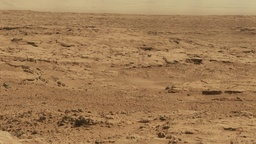
#> input picture gauche.jpg, 256 x 144 px, shrunk from 2000 x 1127 before the run
$ python test.py
#> lines starting #> are read from the running program, lines starting #| are printed output that depends on the picture
### scaleSpace.py
import numpy as np
import scipy.signal as sig
from basicOperations import *


#attention : les octaves sont numérotées à partir de zéro
def pyramideDeGaussiennes(image_initiale,s,no_octave):
    n = 21 # TODO:  Taille du masque
    k = 2 ** (1 / s)
    n_pad = int((n - 1) / 2)
    sigma = 1.6 # Choix le sigma initial
    n_im, m_im = np.shape(image_initiale)
    image_octave = image_initiale[0:n_im:2**no_octave, 0:m_im:2**no_octave]
    n_im, m_im = np.shape(image_octave)
    n_im_pad = n_im + n - 1  # (équivalent à n_im + 2*n_pad)
    m_im_pad = m_im + n - 1
    gaussienne_list_pad = np.zeros((n_im_pad, m_im_pad, s + 3))
    sigma_list=np.zeros(s+3)
    for j in range(0, s + 3):
        G = gaussian_filter(n, (k ** j) * sigma)
        sigma_list[j]=k ** j * sigma
        gaussienne_list_pad[:, :, j] = sig.convolve2d(image_octave, G)
    gaussienne_list = gaussienne_list_pad[n_pad:n_im_pad - n_pad, n_pad:m_im_pad - n_pad,:] #TODO: peut être un décalage
    return gaussienne_list, sigma_list


#attention : on renvoie une liste de sigma unique pour toutes les octaves
def differenceDeGaussiennes(image_initiale,s,nb_octave):
    DoG_all_octave = []
    sigma_list = []
    for i in range(nb_octave):
        gaussienne_list, sigma_list = pyramideDeGaussiennes(image_initiale, s, i)
        n_im, m_im, s_im = np.shape(gaussienne_list)
        DoG_list = np.zeros((n_im, m_im, s_im - 1))
        for j in range(0, s_im - 1):
            DoG_list[:, :, j] = gaussienne_list[:, :, j + 1] - gaussienne_list[:, :, j]
        DoG_all_octave.append( DoG_list)
    return DoG_all_octave, sigma_list

### keypointDetection.py
import numpy as np
from basicOperations import *
from scaleSpace import *


def detectionExtrema(DoG):
    # Pour l'instant on se contente de regarder à l'intérieur du cube de l'octave
    # Il faudra gérer les effets au niveau des bords du cube
    # Renvoyé pour les indices (i,j,s) = (y,x,s)
    n,m, nb_sigma= np.shape(DoG)
    extrema_list = np.empty((0, 3), int)
    #TODO: Optimiser la fonction
    for s in range(1, nb_sigma-1):
        for y in range(1, n-1):
            for x in range(1, m-1):
                # Si le maximum au centre des 24 pixels
                maxi = False
                mini = False
                #optimisation du calcul des extrema (plutôt qu'un appel à argmin et argmax)
                cube = DoG[y - 1:y + 2, x - 1:x + 2, s - 1:s + 2]
                zz = 1
                ww = 1
                qq = 1
                mid = cube[zz, ww, qq]
                if cube[zz-1, ww-1, qq-1] > mid:
                    mini = cube[zz-1, ww-1, qq] > mid and(
                        cube[zz-1, ww-1, qq+1] > mid and
                        cube[zz - 1, ww, qq - 1] > mid and
                        cube[zz - 1, ww, qq] > mid and
                        cube[zz - 1, ww, qq + 1] > mid and
                        cube[zz - 1, ww + 1, qq - 1] > mid and
                        cube[zz - 1, ww + 1, qq] > mid and
                        cube[zz - 1, ww + 1, qq + 1] > mid and
                        cube[zz, ww - 1, qq - 1] > mid and
                        cube[zz, ww - 1, qq] > mid and
                        cube[zz, ww - 1, qq + 1] > mid and
                        cube[zz, ww, qq-1] > mid and
                        cube[zz, ww, qq+1] > mid and
                        cube[zz, ww-1, qq-1] > mid and
                        cube[zz, ww-1, qq] > mid and
                        cube[zz, ww-1, qq+1] > mid and
                        cube[zz + 1, ww - 1, qq - 1] > mid and
                        cube[zz + 1, ww - 1, qq] > mid and
                        cube[zz + 1, ww - 1, qq + 1] > mid and
                        cube[zz + 1, ww, qq - 1] > mid and
                        cube[zz + 1, ww, qq] > mid and
                        cube[zz + 1, ww, qq + 1] > mid and
                        cube[zz + 1, ww + 1, qq - 1] > mid and
                        cube[zz + 1, ww + 1, qq] > mid and
                        cube[zz + 1, ww + 1, qq + 1] > mid)

                if cube[zz - 1, ww - 1, qq - 1] < mid:
                    maxi = cube[zz - 1, ww - 1, qq] < mid and (
                        cube[zz - 1, ww - 1, qq + 1] < mid and
                        cube[zz - 1, ww, qq - 1] < mid and
                        cube[zz - 1, ww, qq] < mid and
                        cube[zz - 1, ww, qq + 1] < mid and
                        cube[zz - 1, ww + 1, qq - 1] < mid and
                        cube[zz - 1, ww + 1, qq] < mid and
                        cube[zz - 1, ww + 1, qq + 1] < mid and
                        cube[zz, ww - 1, qq - 1] < mid and
                        cube[zz, ww - 1, qq] < mid and
                        cube[zz, ww - 1, qq + 1] < mid and
                        cube[zz, ww, qq - 1] < mid and
                        cube[zz, ww, qq + 1] < mid and
                        cube[zz, ww - 1, qq - 1] < mid and
                        cube[zz, ww - 1, qq] < mid and
                        cube[zz, ww - 1, qq + 1] < mid and
                        cube[zz + 1, ww - 1, qq - 1] < mid and
                        cube[zz + 1, ww - 1, qq] < mid and
                        cube[zz + 1, ww - 1, qq + 1] < mid and
                        cube[zz + 1, ww, qq - 1] < mid and
                        cube[zz + 1, ww, qq] < mid and
                        cube[zz + 1, ww, qq + 1] < mid and
                        cube[zz + 1, ww + 1, qq - 1] < mid and
                        cube[zz + 1, ww + 1, qq] < mid and
                        cube[zz + 1, ww + 1, qq + 1] < mid)

                if maxi or mini:
                    extrema_list = np.vstack((extrema_list, [y, x, s]))

    print(np.size(extrema_list,0))
    return extrema_list

# retire les extrema de trop faible contraste
def detectionContraste(DoG,extrema_list,seuil_contraste,D_grad,D_H):
    list_size = np.size(extrema_list, 0)
    contraste = np.ones(list_size, dtype=bool)

    for i in range(0, list_size):
        x = extrema_list[i, :] # Vecteur x = y,x,s

        # [37 lines of commented-out code are left out]
        if abs(DoG[tuple(x)]) < seuil_contraste:
            contraste[i] = False

    extrema_contraste_list = extrema_list[contraste]
    print(np.size(extrema_contraste_list, 0))
    return extrema_contraste_list

#retire les extrema situés sur des arêtes
def detectionEdges(DoG,r,extrema_list):
    list_size = np.size(extrema_list, 0)
    bord = np.ones(list_size, dtype=bool)

    y = extrema_list[:, 0]
    x = extrema_list[:, 1]
    s = extrema_list[:, 2]

    for i in range(0, list_size):
        D = DoG[:, :, s[i]]
        [[Dxx, Dxy], [Dyx, Dyy]] = hessienne(D)
        TrH = Dxx[y[i], x[i]] + Dyy[y[i], x[i]]
        DetH = Dxx[y[i], x[i]] * Dyy[y[i], x[i]] - (Dxy[y[i], x[i]]) ** 2
        if TrH ** 2 / DetH >= (r + 1) ** 2 / r:
            bord[i] = False
    extrema_bords_list = extrema_list[bord]
    print(np.size(extrema_bords_list, 0))
    return extrema_bords_list

#compte le nombre le points clés avant et après chaque étape d'afinage
# [16 lines left out: function compteurExtrema, not called in this run]


#a pour but de supprimer les points clés trop près du bord pour pouvoir ensuite calculer sans souci le descripteur
# descriptorSize décrit le "rayon" du descripteur (usuellement 8 ou 16 pixels)
def suppressionBordsImage(extrema, xSize, ySize, descriptorSize):
    l =  np.empty((0, 3), int)

    xmin = descriptorSize
    xmax = xSize - descriptorSize
    ymin = descriptorSize
    ymax = ySize - descriptorSize
    for e in extrema:
        if e[0] > xmin and e[0] < xmax and e[1] > ymin and e[1] < ymax:
            l = np.vstack((l, e))
    return l


#2.2 Détection des points clés
#on note qu'on utilise pas sigma
def detectionPointsCles(DoG, sigma, seuil_contraste, r_courb_principale, resolution_octave):
    # Pourquoi a t-on besoin de sigma?

    #ne fonctionne pas toujours
    #D_grad=gradient(DoG)
    #D_H = hessienne(DoG)

    D_grad = 0
    D_H = 0

    extrema = detectionExtrema(DoG)


    extrema_contraste = detectionContraste(DoG, extrema,seuil_contraste,D_grad,D_H)
    extrema_edges = detectionEdges(DoG, r_courb_principale, extrema_contraste)
    xsize, ysize = DoG.shape[0:2]
    # pour avoir des valeurs valides après rotation (dans la partie descripteur),
    # on enlève les points à 8*sqrt(2) du bord, soit à moins de 12
    extrema_final = suppressionBordsImage(extrema_edges, xsize, ysize, 12)

    return extrema_final

### basicOperations.py
import numpy as np


def gradient(image):
    if image.ndim==2:
        n,m = np.shape(image)
        gradx=np.zeros((n,m))
        grady = np.zeros((n, m))

        gradx[:,1:-1] = (image[:,2:m]-image[:,0:m-2])/2
        gradx[:,-1] = image[:, -1] - image[:, -2]
        gradx[:, 0] = image[:, 1] - image[:, 0]

        grady[1:-1,:] = (image[2:n, :] - image[0:n - 2, :]) / 2
        grady[-1,:] = image[-1,:] - image[-2,:]
        grady[0,:] = image[1,:] - image[0,:]
        return [grady,gradx]
    elif image.ndim==3:
        n, m, p = np.shape(image)
        gradx = np.zeros((n, m, p))
        grady = np.zeros((n, m, p))
        grads = np.zeros((n, m, p))

        gradx[:, 1:-1,:] = (image[:, 2:m,:] - image[:, 0:m - 2,:]) / 2
        gradx[:, -1,:] = image[:, -1,:] - image[:, -2,:]
        gradx[:, 0,:] = image[:, 1,:] - image[:, 0,:]

        grady[1:-1, :,:] = (image[2:n, :,:] - image[0:n - 2, :,:]) / 2
        grady[-1, :,:] = image[-1, :,:] - image[-2, :,:]
        grady[0, :,:] = image[1, :,:] - image[0, :,:]

        grads[:,:,1:-1] = (image[:,:,2:p] - image[:,:,0:p - 2]) / 2
        grads[:,:,-1] = image[:,:,-1] - image[:,:,-2]
        grads[:,:,0] = image[:,:,1] - image[:,:,0]
        return [grady, gradx, grads]

def hessienne(image):
    if image.ndim==2:
        Dy, Dx = gradient(image)
        Dyy, Dyx = gradient(Dy)
        Dxy, Dxx = gradient(Dx)
        return [[Dyy,Dyx],[Dxy,Dxx]]
    if image.ndim==3:
        Dy, Dx, Ds = gradient(image)
        Dyy, Dyx , Dys = gradient(Dy)
        Dxy, Dxx, Dxs = gradient(Dx)
        Dsy, Dsx, Dss = gradient(Ds)
        return [[Dyy,Dyx,Dys],[Dxy,Dxx,Dxs],[Dsy,Dsx,Dss]]


def gaussian_filter(n,sigma):
    if sigma == 0:
        G = np.zeros((n, n))
        centre = int((n-1)/2)
        G[centre, centre] = 1
    else:
        x = np.linspace(-(n - 1) / 2, (n - 1) / 2, n)
        xv, yv = np.meshgrid(x, x)
        G = 1 / (2 * np.pi * sigma ** 2) * np.exp(-(xv ** 2 + yv ** 2) / (2 * sigma ** 2))
        G = G / sum(sum(G))
    return G

### keypointDescriptor.py
import numpy as np
import math
import sys
import scipy.signal
import matplotlib.pyplot as plt
import matplotlib.image as mpimg
import scipy.signal as sig
import time
# from scaleSpace import *
from timeDecorator import timeit
from basicOperations import *


def orientationPointsCles(points_cles_list,L, sigma_list):
    # Prend la liste des points clés ainsi que les images blurred (et les sigma correspondant)
    # Renvoie la liste des points clés assignés à une ou plusieurs orientations
    points_cles_orientes_list = np.empty((0, 4))
    # Parcourt des différents points clés et assignatiton d'orientation pour chacun
    for i in range(0, np.size(points_cles_list, 0)):
        point_cle = points_cles_list[i]
        points_cles_orientes = orientationPointCle(point_cle, L, sigma_list)
        points_cles_orientes_list = np.vstack((points_cles_orientes_list, points_cles_orientes))
    return points_cles_orientes_list

def orientationPointCle(point_cle,L,sigma_list):
    # QUESTION : Quel sigma on choisi? La borne inférieure ou la borne supérieur? (car les points clés sont repérés
    # par rapport à la DoG et là on retourne sur L
    y, x, s = point_cle # Pour le test
    R = 4  # Rayon de la zone de voisinage
    n = 2 * R + 1 # Taille du masque
    L_grady, L_gradx = gradient(L[:, :, s])
    # On travaille avec des vecteurs pour tous les pixels -> flatten()
    G = gaussian_filter(n, 1.5 * sigma_list[s]).flatten() # Filtre gaussien

    points_cles_orientes = np.empty((0, 4))
    # Calcul des matrices de d'amplitude et d'orientation pour chaque point du voisinage et conversion en vecteur
    mat_m = np.sqrt((2 * L_gradx[y - R:y + R + 1, x - R:x + R + 1]) ** 2 + (
    2 * L_grady[y - R:y + R + 1, x - R:x + R + 1]) ** 2).flatten()
    mat_theta = np.arctan2(L_grady[y - R:y + R + 1, x - R:x + R + 1],
                           L_gradx[y - R:y + R + 1, x - R:x + R + 1]).flatten() + np.pi
    n_bins=36
    inervalles = np.linspace(0, 2 * np.pi, n_bins+1)  # 37 éléments donc 36 intervalles
    hist = np.zeros(n_bins)
    for i in range(0, n_bins):
        bool1 = mat_theta > inervalles[i]
        bool2 = mat_theta < inervalles[i + 1]  # Obligé de créer des variables, triste langage de programmation..
        # Numéros des pixels situés dans l'intervalle en question
        pixels_inervalle = np.nonzero(bool1 & bool2)
        # Pondération par la fenêtre gaussienne et normalisation par l'amplitude
        hist[i] = sum(G[pixels_inervalle] / mat_m[pixels_inervalle])

    orientations_ind = np.nonzero(hist > 0.8 * np.max(hist))
    orientations = inervalles[orientations_ind] + (
                                                  2 * np.pi / n_bins) / 2  # On prend la valeur médiane de l'intervalle (pas de 2pi/36)
    for orientation in orientations:  # Peut être moyen de le faire plus court..
        points_cles_orientes = np.vstack((points_cles_orientes, [y, x, s, orientation]))

    return points_cles_orientes


# [76 lines left out: functions rotationGradient, descripteurPointCle, not called in this run]

### timeDecorator.py
import time


#decorateur pour avoir les performances en temps
def timeit(method):
    # [11 lines left out: function timed, not called in this run]
    return timed

### test.py
import numpy as np
import math
import sys
import scipy.signal
import matplotlib.pyplot as plt
import matplotlib.image as mpimg
import scipy.signal as sig
import time
from keypointDetection import *
from scaleSpace import *
from timeDecorator import timeit
from keypointDescriptor import *
from keypointDetection import *
from scaleSpace import *
from premierstests import *
from matchingPoints import *


#fichier utilisé pour obtenir les figures ne faisant pas partie du pipeline de base.
#les fonctions portent le nom


# [79 lines left out: functions question1_1, question1_2, question2_2, question2_3and4, not called in this run]

def question2_5(image, nb_octave, s):
 scale=10
 r_courb_principale = 10
 seuil_contraste = 0.03
 DoG_list, sigma_list = differenceDeGaussiennes(image, s, nb_octave)

 extrema_final_list = []
 for octave in range(nb_octave):
  print("Detection des points-clés dans l'octave " + str(octave))
  t = time.time()
  DoG = DoG_list[octave]
  extrema = detectionPointsCles(DoG, sigma_list, seuil_contraste, r_courb_principale, octave)
  extrema_final_list.append(extrema)
  t2 = time.time() - t
  print("Calcul effectué en {0:.2f} secondes".format(t2))

 print("Computing Descriptors...")

 n_keypoint = np.zeros(nb_octave)
 points_cles_orientes_list = []

 for octave in range(nb_octave):
  L_list, sigma_list = pyramideDeGaussiennes(image, s, octave)
  points_cles_orientes = orientationPointsCles(extrema_final_list[octave], L_list, sigma_list)
  n_keypoint[octave] = np.size(points_cles_orientes, 0)
  points_cles_orientes_list.append(points_cles_orientes)

 fig, ax = plt.subplots()
 ax.imshow(image, cmap='gray')
 c = ('b', 'r', 'g', 'y')
 for octave in range(nb_octave):
  points_cles_orientes=points_cles_orientes_list[octave]
  for i in range(points_cles_orientes.shape[0]):
   y ,x,mag,theta= points_cles_orientes[i, :]
   y,x = np.array([y, x])*2**octave
   circle = plt.Circle((x, y), scale*(octave+1), color=c[octave % 4], fill=False)

   x2 = np.cos(theta) * scale*(octave+1) + x
   y2 = np.sin(theta) * scale*(octave+1) + y
   line = plt.Line2D([x, x2], [y, y2], color=c[octave % 4])
   ax.add_artist(circle)
   ax.add_line(line)
 plt.draw()

def question2_6(image_name,numero):
 descripteurs=getDescriptors(image_name)
 np.save("Descripteurs"+str(numero),descripteurs)

# [5 lines left out: function question3_1, not called in this run]


def main():

 # Paramètres de l'image
 image_name = "gauche.jpg"
 image_initiale = mpimg.imread(image_name)[:, :, 1]
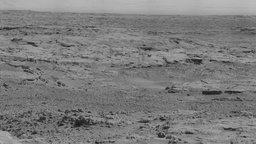
#> image_initiale: shape (144, 256); min 13, max 188, mean 123.8
 image = image_initiale / 255

 nb_octave = 4
 s = 3

 #question1_1(image,s) # Pyramide de gaussiennes
 #question1_2(image,nb_octave,s) # Différence de gaussienne
 #question2_2(image,nb_octave,s) # Compteurs du nombre de points clés (avant orientation)
 #question2_3and4(image, nb_octave, s) # Evolution nombre points cles Sauvegarde points clés
 question2_5(image,nb_octave,s) # tracé des points clés
#> the loop in differenceDeGaussiennes, `for i in range(nb_octave):` made 4 passes
#> pass 2, in pyramideDeGaussiennes (call 2), `image_octave = image_initiale[0:n_im:2**no_octave, 0:m_im:2**no_octave]`:
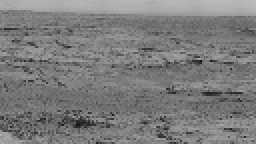
#> image_octave: shape (72, 128) float64 (shown 2 times larger); min 0.0941, max 0.737, mean 0.486
#> pass 3, in pyramideDeGaussiennes (call 3), `image_octave = image_initiale[0:n_im:2**no_octave, 0:m_im:2**no_octave]`:
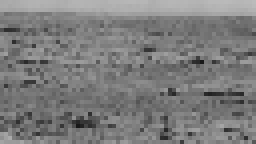
#> image_octave: shape (36, 64) float64 (shown 4 times larger); min 0.0941, max 0.733, mean 0.487
#> after the loop in differenceDeGaussiennes, `for i in range(nb_octave):`: DoG_all_octave = 4 items
#> in question2_5, `DoG_list, sigma_list = differenceDeGaussiennes(image, s, nb_octave)`: sigma_list = [1.6, 2.02, 2.54, 3.2, 4.03, 5.08]
#> the loop in question2_5, `for octave in range(nb_octave):` made 4 passes
#| 149
#| 62
#| 84
#| 27
#| 11
#| 8
#| 1
#| 1
#> after the loop in question2_5, `for octave in range(nb_octave):`: extrema_final_list = 4 items
#> the loop in question2_5, `for octave in range(nb_octave):` made 4 passes
#> pass 1, in orientationPointCle, `L_grady, L_gradx = gradient(L[:, :, s])`:
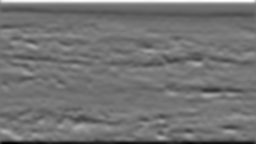
#> L_grady: shape (144, 256) float64; min -0.106, max 0.126, mean -0.000719; drawn with min black and max white
#> pass 1, in orientationPointCle, `L_grady, L_gradx = gradient(L[:, :, s])`:
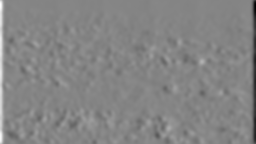
#> L_gradx: shape (144, 256) float64; min -0.125, max 0.115, mean 1.58e-05; drawn with min black and max white
#> after the loop in question2_5, `for octave in range(nb_octave):`: n_keypoint = [10, 0, 0, 0]; points_cles_orientes_list = 4 items

 #question2_6(image_name,2) # sauvegarde des descripteurs (1 pour gauche et 2 pour droite)

#> (the run stopped early here; a loop or call above may not have finished)

$ run again, with droite.jpg copied over gauche.jpg
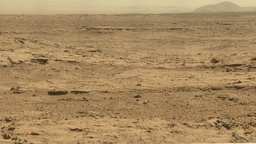
#> input picture droite.jpg, 256 x 144 px, shrunk from 2000 x 1127 before the run
#> in main, `image_initiale = mpimg.imread(image_name)[:, :, 1]`:
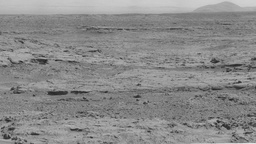
#> image_initiale: shape (144, 256); min 32, max 228, mean 137.7
#> after the loop in differenceDeGaussiennes, `for i in range(nb_octave):`: DoG_all_octave = 4 items
#> in question2_5, `DoG_list, sigma_list = differenceDeGaussiennes(image, s, nb_octave)`: sigma_list = [1.6, 2.02, 2.54, 3.2, 4.03, 5.08]
#> the loop in question2_5, `for octave in range(nb_octave):` made 4 passes
#> (printed output is left out)
#> after the loop in question2_5, `for octave in range(nb_octave):`: extrema_final_list = 4 items
#> the loop in question2_5, `for octave in range(nb_octave):` made 4 passes
#> pass 1, in orientationPointCle, `L_grady, L_gradx = gradient(L[:, :, s])`:
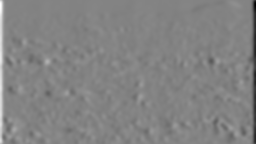
#> L_gradx: shape (144, 256) float64; min -0.136, max 0.128, mean -4.75e-05; drawn with min black and max white
#> after the loop in question2_5, `for octave in range(nb_octave):`: n_keypoint = [7, 0, 0, 0]; points_cles_orientes_list = 4 items

$ run again, with droite2.jpg copied over gauche.jpg
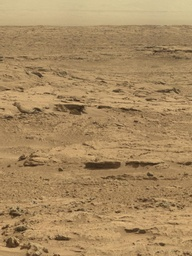
#> input picture droite2.jpg, 192 x 256 px, shrunk from 843 x 1126 before the run
#> in main, `image_initiale = mpimg.imread(image_name)[:, :, 1]`:
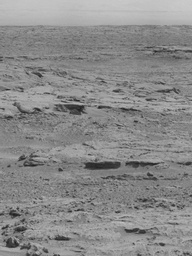
#> image_initiale: shape (256, 192); min 27, max 203, mean 138
#> after the loop in differenceDeGaussiennes, `for i in range(nb_octave):`: DoG_all_octave = 4 items
#> in question2_5, `DoG_list, sigma_list = differenceDeGaussiennes(image, s, nb_octave)`: sigma_list = [1.6, 2.02, 2.54, 3.2, 4.03, 5.08]
#> the loop in question2_5, `for octave in range(nb_octave):` made 4 passes
#> (printed output is left out)
#> after the loop in question2_5, `for octave in range(nb_octave):`: extrema_final_list = 4 items
#> the loop in question2_5, `for octave in range(nb_octave):` made 4 passes
#> pass 1, in orientationPointCle, `L_grady, L_gradx = gradient(L[:, :, s])`:
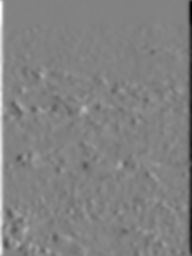
#> L_gradx: shape (256, 192) float64; min -0.136, max 0.13, mean 1.31e-05; drawn with min black and max white
#> after the loop in question2_5, `for octave in range(nb_octave):`: n_keypoint = [46, 1, 0, 0]; points_cles_orientes_list = 4 items

$ run again, with droiteReduit.jpg copied over gauche.jpg
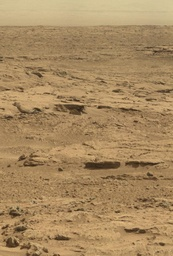
#> input picture droiteReduit.jpg, 173 x 256 px, shrunk from 761 x 1127 before the run
#> in main, `image_initiale = mpimg.imread(image_name)[:, :, 1]`:
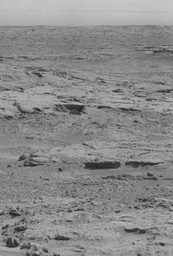
#> image_initiale: shape (256, 173); min 30, max 201, mean 137.8
#> after the loop in differenceDeGaussiennes, `for i in range(nb_octave):`: DoG_all_octave = 4 items
#> in question2_5, `DoG_list, sigma_list = differenceDeGaussiennes(image, s, nb_octave)`: sigma_list = [1.6, 2.02, 2.54, 3.2, 4.03, 5.08]
#> the loop in question2_5, `for octave in range(nb_octave):` made 4 passes
#> (printed output is left out)
#> after the loop in question2_5, `for octave in range(nb_octave):`: extrema_final_list = 4 items
#> the loop in question2_5, `for octave in range(nb_octave):` made 4 passes
#> pass 1, in orientationPointCle, `L_grady, L_gradx = gradient(L[:, :, s])`:
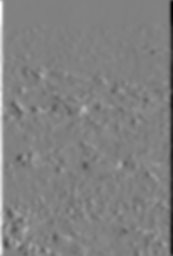
#> L_gradx: shape (256, 173) float64; min -0.134, max 0.131, mean 1.33e-05; drawn with min black and max white
#> after the loop in question2_5, `for octave in range(nb_octave):`: n_keypoint = [41, 2, 0, 0]; points_cles_orientes_list = 4 items
